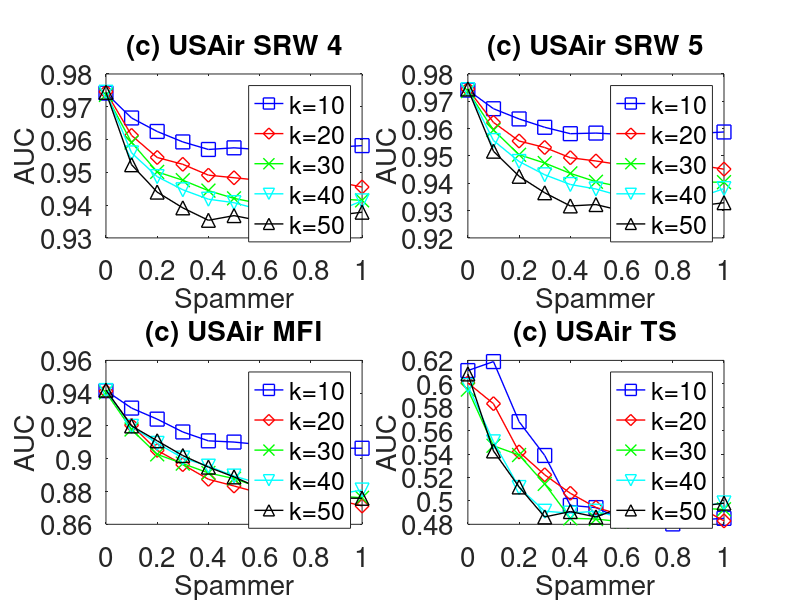

This figure's MATLAB source:

subplot(2,2,1);
x=0:0.1:1;
y=[0.9741754	0.9665773	0.962465	0.9592785	0.9569736	0.9574768	0.9569382	0.955285	0.9576488	0.9576894	0.9581478
];
plot(x,y,'-bs','LineWidth',1,'MarkerSize',10);
hold on;

y=[0.9745616	0.9612659	0.9545325	0.9524452	0.9491382	0.9483554	0.9475662	0.946698	0.9472968	0.9471176	0.9455168
];
plot(x,y,'-rd','LineWidth',1,'MarkerSize',10);
hold on;

y=[0.9736356	0.9591093	0.9501413	0.947597	0.9444162	0.9420496	0.9405042	0.9415772	0.938337	0.9419482	0.9414454
];
plot(x,y,'-gx','LineWidth',1,'MarkerSize',10);
hold on;

y=[0.9744368	0.9559358	0.9486968	0.9446798	0.9418028	0.940742	0.9386308	0.9366786	0.9375546	0.9381184	0.9413008
];
plot(x,y,'-cv','LineWidth',1,'MarkerSize',10);
hold on;

y=[0.9744203	0.9523148	0.9439662	0.9391626	0.935369	0.9367964	0.9352502	0.935584	0.9380394	0.9369078	0.9378356
];
plot(x,y,'-k^','LineWidth',1,'MarkerSize',10);


set(gca,'FontSize',20);
xlabel('Spammer','fontsize',20);
ylabel('AUC','fontsize',20);
title('(c) USAir SRW 4','fontsize',20);

legend('k=10','k=20','k=30','k=40','k=50');
hold on;



subplot(2,2,2);
x=0:0.1:1;
y=[0.9741095	0.9672848	0.9635439	0.9604867	0.9581444	0.9583696	0.95788	0.9560704	0.9582932	0.9582686	0.9587696
];
plot(x,y,'-bs','LineWidth',1,'MarkerSize',10);
hold on;

y=[0.9744512	0.962274	0.9554655	0.953091	0.949348	0.9481524	0.9467368	0.946338	0.946718	0.9466324	0.9451548
];
plot(x,y,'-rd','LineWidth',1,'MarkerSize',10);
hold on;

y=[0.9737312	0.9594612	0.9504469	0.947399	0.943615	0.9405668	0.9386808	0.940268	0.9366866	0.9404786	0.9403674
];
plot(x,y,'-gx','LineWidth',1,'MarkerSize',10);
hold on;

y=[0.9742639	0.9556432	0.9479724	0.9431084	0.9395518	0.9379032	0.9352568	0.9329436	0.9340226	0.9347788	0.9380412
];
plot(x,y,'-cv','LineWidth',1,'MarkerSize',10);
hold on;

y=[0.9745012	0.9517318	0.942546	0.9365182	0.931703	0.9321996	0.9299814	0.9308318	0.933014	0.9317028	0.9328758
];
plot(x,y,'-k^','LineWidth',1,'MarkerSize',10);


set(gca,'FontSize',20);
xlabel('Spammer','fontsize',20);
ylabel('AUC','fontsize',20);
title('(c) USAir SRW 5','fontsize',20);

legend('k=10','k=20','k=30','k=40','k=50');
hold on;


subplot(2,2,3);
x=0:0.1:1;
y=[0.9415001	0.9308995	0.9241643	0.9163406	0.91092	0.9101726	0.9086704	0.9048176	0.9071082	0.9063976	0.9064102
];
plot(x,y,'-bs','LineWidth',1,'MarkerSize',10);
hold on;

y=[0.9411671	0.9204471	0.9051098	0.8964296	0.8874718	0.8833868	0.8791132	0.877433	0.8755208	0.8750106	0.8712012
];
plot(x,y,'-rd','LineWidth',1,'MarkerSize',10);
hold on;

y=[0.9404612	0.917853	0.9026594	0.897046	0.891337	0.887902	0.8824628	0.8823662	0.8758152	0.877249	0.8762074
];
plot(x,y,'-gx','LineWidth',1,'MarkerSize',10);
hold on;

y=[0.9416215	0.9197536	0.9093846	0.9004308	0.8954818	0.8894306	0.8849054	0.8806164	0.879021	0.8782724	0.8809156
];
plot(x,y,'-cv','LineWidth',1,'MarkerSize',10);
hold on;

y=[0.9418637	0.9200082	0.9109574	0.9019378	0.894887	0.8889332	0.8819868	0.8786556	0.8782894	0.876016	0.875879
];
plot(x,y,'-k^','LineWidth',1,'MarkerSize',10);


set(gca,'FontSize',20);
xlabel('Spammer','fontsize',20);
ylabel('AUC','fontsize',20);
title('(c) USAir MFI','fontsize',20);

legend('k=10','k=20','k=30','k=40','k=50');
hold on;


subplot(2,2,4);
x=0:0.1:1;
y=[0.6113032	0.6189675	0.567652	0.538793	0.4961598	0.4942798	0.4842094	0.484271	0.4803164	0.483789	0.4850884
];
plot(x,y,'-bs','LineWidth',1,'MarkerSize',10);
hold on;

y=[0.600749	0.5829919	0.5418124	0.5222674	0.5065116	0.494379	0.487933	0.4889208	0.4888772	0.4949388	0.4829414
];
plot(x,y,'-rd','LineWidth',1,'MarkerSize',10);
hold on;

y=[0.5950567	0.5470314	0.5391688	0.514536	0.48513	0.4845482	0.482152	0.4897218	0.4945134	0.4936452	0.492768
];
plot(x,y,'-gx','LineWidth',1,'MarkerSize',10);
hold on;

y=[0.598522	0.5504582	0.5114248	0.4911714	0.4895672	0.4912106	0.4854384	0.4880356	0.4922362	0.4952674	0.4982532
];
plot(x,y,'-cv','LineWidth',1,'MarkerSize',10);
hold on;

y=[0.6084157	0.5426628	0.5119052	0.4862904	0.4908842	0.4862636	0.4943112	0.4967244	0.5008136	0.4953034	0.498062
];
plot(x,y,'-k^','LineWidth',1,'MarkerSize',10);


set(gca,'FontSize',20);
xlabel('Spammer','fontsize',20);
ylabel('AUC','fontsize',20);
title('(c) USAir TS','fontsize',20);

legend('k=10','k=20','k=30','k=40','k=50');
hold on;
